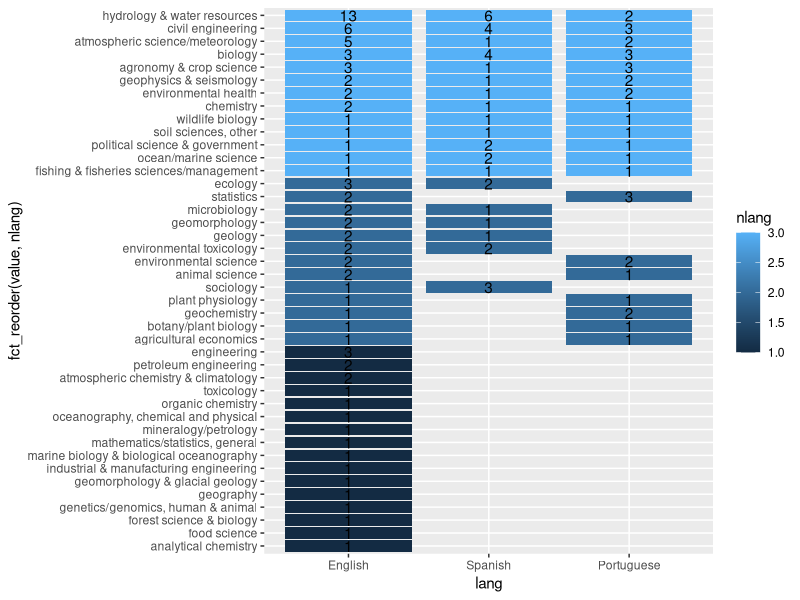
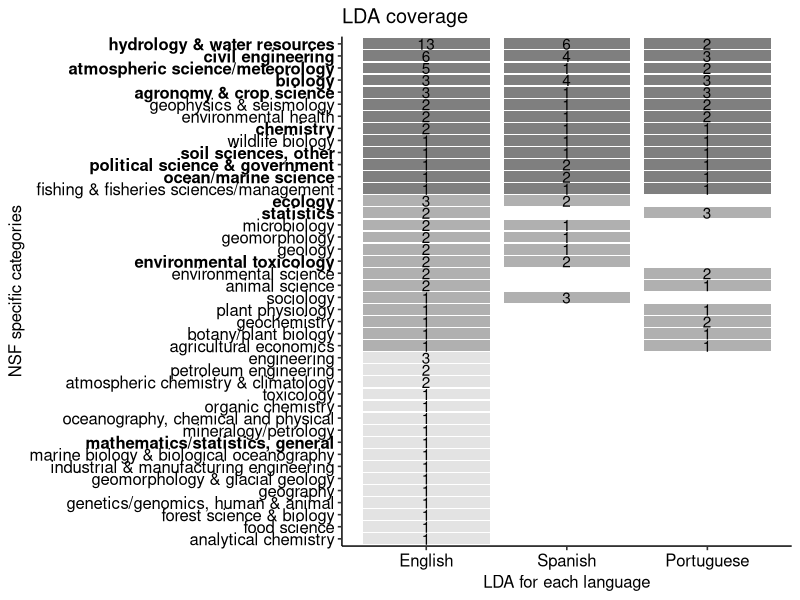
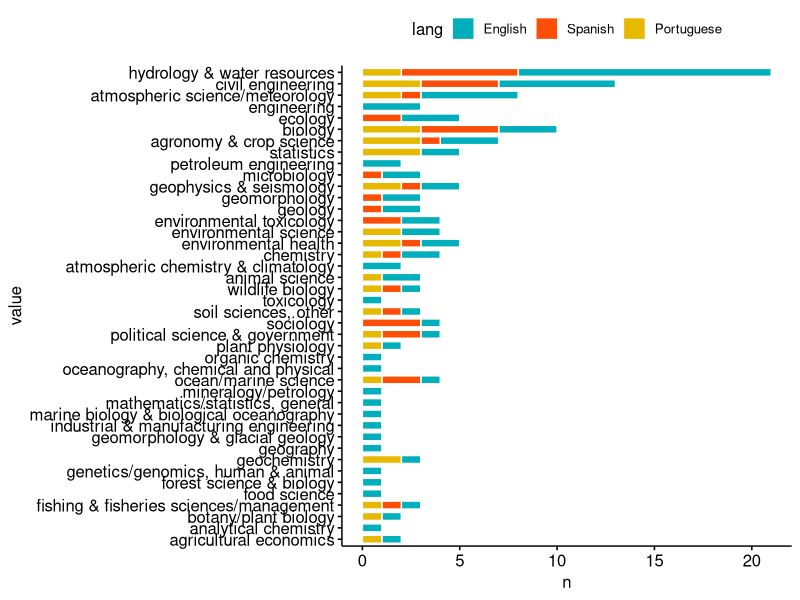

R code for these plots, in order:
library(dplyr)
library(reshape2)
library(ggpubr)
library(tidyr)
library(ggplot2)
library(forcats)

######## load data #############
en <- read.csv("./topic_names_en.csv")
es <- read.csv("./topic_names_es.csv")
pt <- read.csv("./topic_names_pt.csv", na.strings=c("","NA"))

en$lang <- "en"
es$lang <- "es"
pt$lang <- "pt"

en2 <- melt(en,
           id.vars = c("topic_id","lang"))
es2 <- melt(es,
            id.vars = c("topic_id","lang"))
pt2 <- melt(pt,
            id.vars = c("topic_id","lang"))


x <- rbind(en2,es2,pt2)
x <- na.omit(x)

######## filter #############
x2 <- x %>%
  filter(variable == "NSF_specific") %>%
  group_by(value, lang) %>%
  tally


# need to order based on engligh numbers + number of overall topics
x2$nlang <- x2 %>% 
  group_by(value) %>% 
  group_map(~ rep(length(table(.x$lang)), length(table(.x$lang)))) %>% 
  unlist()

lvls <- as.character(x2$value[x2$lang=="en"])[order(x2$n[x2$lang=="en"])]

x2$value <- factor(x2$value, levels = lvls)

x2 <- na.omit(x2) # missing 1 spanish?

x2$lang <- factor(x2$lang, labels = c("English", "Spanish", "Portuguese"))

######## heat map #############

a <- ggplot(data = x2, aes(x = lang, y = fct_reorder(value, nlang))) +
  geom_tile(aes(fill = nlang, width=0.9, height=0.9)) +
  geom_text(aes(label = n))
a

a + 
  scale_fill_gradient(low = "grey89",
                      high = "grey50") +
  labs(title= "LDA coverage",
       y="NSF specific categories",
       x = "LDA for each language") +
  theme_pubr() +  
  theme(axis.text.y = element_text(face = c('plain','plain','plain', 'plain', 'plain', 'plain', 'plain',
                                            'plain', 'bold', 'plain', 'plain', 'plain',
                                            'plain', 'plain', 'plain', 'plain', 'plain',
                                            'plain', 'plain', 'plain', 'plain', 'plain',
                                            'plain', 'bold', 'plain', 'plain', 'plain',
                                            'bold', 'bold', 'plain', 'bold', 'bold', 
                                            'bold', 'plain', 'bold','plain', 'plain', # 6-10
                                            'bold', 'bold', 'bold','bold','bold' # 1-5
                                            ))) +
  rremove("legend")






# plotly::ggplotly(a)

######## dot chart #############
ggbarplot(x2, x = "value", y = "n", 
          fill = "lang",
          color = "white",
          palette = c("#00AFBB", "#FC4E07",  "#E7B800"),
          rotate = TRUE)
